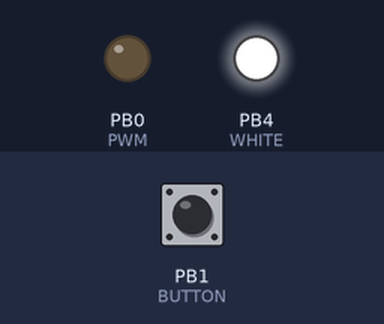
This program was run on a simulated ATtiny13, built with avr-gcc and emulated at 0.128 MHz (the files do not name the chip). Parts: output pins drawn as LEDs (lit = HIGH). The test bench sets the inputs (shaded band); at power-on: PB1 (BUTTON) HIGH. Sleep ends after the set time or at an interrupt.

Above: at 1.2 s.
1.3 s: PB1 (BUTTON) pulled LOW for 1 s
At 8.0 s:
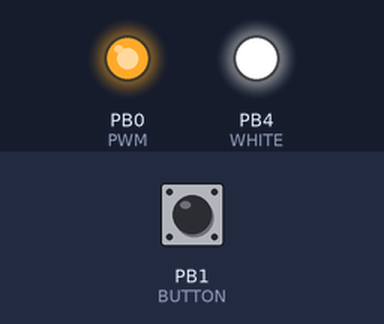
Timing chart, 0 to 9.5 s (numbered marks = the images above; inputs shaded):
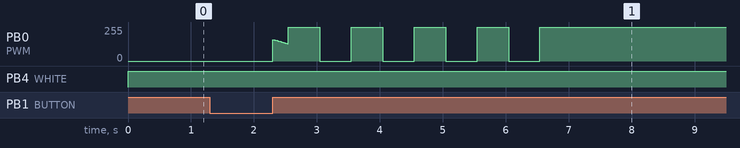

The program:

main.cpp
```cpp
#include <avr/io.h>
#include <avr/sleep.h>
#include <avr/interrupt.h>

// We want low power consumption
#undef F_CPU
#define F_CPU 128000L
#include <util/delay.h>

// Pin ports
#define PWM PB0
#define WHITE PB4
#define BUTTON PB1

// How long will be fade periods
#define DELAY 2

volatile bool pressed, released;
volatile uint8_t intime, time, result, BtnState;
uint8_t payCount;
bool lighting;

// Timer overflow interrupt
ISR(TIM0_OVF_vect)
{
  // Debounce code
  uint8_t state = !(PINB & (1 << BUTTON));
  static uint8_t currState = state;
  static uint8_t lastState = state;
  static uint16_t count = 0;

  //Just random fluctuations - skip it
  if (state != lastState)
    {
      count = 0;
      lastState = state;
      return;
    }

  count++;

  // It is real button state change
  if (count > 60 && state != currState)
    {
      // Which transition it is?
      if (state > 0)
        {
          pressed = true;
        }
      else
        {
          released = true;
        }

      currState = state;
    }

  lastState =  state;

  // Count fades to determine desired action
  if (pressed)
    {
      intime++;

      if (intime == DELAY)
        {
          intime = 0;

          if (++time == 255)
            {
              BtnState++;
            }
        }
    }
  else
    {
      intime = 0;
      time = 0;
      BtnState = 0;
    }
}

// External interrupt vector
// It basically wakes MCU up and disables itself
ISR(INT0_vect)
{
  GIMSK &= ~_BV(INT0);
}

// Long flashes to show count
void flash(uint8_t count)
{
  for (uint8_t i = 0; i < count; i++)
    {
      PORTB &= ~_BV(PWM);
      _delay_ms(500);
      PORTB |= _BV(PWM);
      _delay_ms(500);
    }
}

int main()
{
  // Set IO port mode
  DDRB |= _BV(PWM) | _BV(WHITE) ;
  PORTB |= _BV(BUTTON);
  // Timer
  TCCR0B |= _BV(CS00); // No prescaling
  TCCR0A = _BV(COM0A1) | _BV(WGM00); // Toggle OC0A, phase correct PWM
  TCNT0 = 0; //Timer value
  OCR0A = 0; // Compare value
  TIMSK0 |= _BV(TOIE0); // Enable interrupt
  TIFR0 |= _BV(TOV0);
  payCount = intime = time = 0;
  lighting = pressed = released = false;
  sei(); // Enable interrupts

  while (1)
    {
      PORTB |= _BV(PWM) | _BV(WHITE); // Disable output

      // If button is pressed, we just show fading LED
      // Brightness is increasing on every timer interrupt
      if (pressed)
        {
          OCR0A = 255 - time;
        }

      // Main logic block
      if (released)
        {
          pressed = false;
          released = false;

          // Was flashlight active?
          // If so - we need to disable it
          if (lighting)
            {
              TIMSK0 &= ~_BV(TOIE0); // Disable interrupt
              PORTB |= _BV(PWM);
              _delay_ms(250);
              PORTB |= _BV(WHITE);
              lighting = false;
              GIMSK |= _BV(INT0); //Ee-enable external interrupt
              set_sleep_mode(SLEEP_MODE_PWR_DOWN);
              sleep_mode();
              TIMSK0 |= _BV(TOIE0); // Enable interrupt
              sei();
            }
          else
            {
              TIMSK0 &= ~_BV(TOIE0); // Disable interrupt
              TCCR0A = 0; // Disable PWM
              TCNT0 = 0; //Timer value
              OCR0A = 0; // Compare value

              switch (BtnState) // Select action
                {
                  // 1st fade
                  // Show remaining value
                  case 0:
                  {
                    // Turn LED off
                    PORTB |= _BV(PWM);
                    _delay_ms(500);

                    // Did we reach value of 5?
                    if (payCount == 4)
                      {
                        // If so, just one long flash
                        PORTB &= ~_BV(PWM);
                        _delay_ms(1500);
                        PORTB |= _BV(PWM);
                      }
                    else
                      {
                        // If not - show how much left
                        flash(4 - payCount);
                      }

                    break;
                  }

                  // 2nd fade
                  // Increase value
                  case 1:
                  {
                    payCount++;

                    // If it is 5 - reset
                    if (payCount == 5)
                      {
                        payCount = 0;
                      }

                    // Two short and one long flashes
                    PORTB |= _BV(PWM);
                    _delay_ms(200);
                    PORTB &= ~_BV(PWM);
                    _delay_ms(200);
                    PORTB |= _BV(PWM);
                    _delay_ms(200);
                    PORTB &= ~_BV(PWM);
                    _delay_ms(200);
                    PORTB |= _BV(PWM);
                    _delay_ms(200);
                    PORTB &= ~_BV(PWM);
                    _delay_ms(500);
                    PORTB |= _BV(PWM);
                    break;
                  }

                  // 3 or more fades - just turn flashlight on
                  default:
                  {
                    PORTB &= ~_BV(WHITE);
                    lighting = true;
                    break;
                  }
                }

              // And now sleep!
              GIMSK |= _BV(INT0); //Re-enable external interrupt
              set_sleep_mode(SLEEP_MODE_PWR_DOWN);
              sleep_mode();
              // Here we wake up
              // It happens ONLY when button is pressed
              BtnState = 0; // Reset press state
              TIMSK0 |= _BV(TOIE0); // Enable interrupt
              PORTB |= _BV(PWM);
              TCNT0 = 0; //Timer value
              OCR0A = 0; /// Compare value
              TCCR0A = _BV(COM0A1) | _BV(WGM00); // Re-enable timer
              sei(); // Re-enable interrupts
            }
        }
    }
}
```
